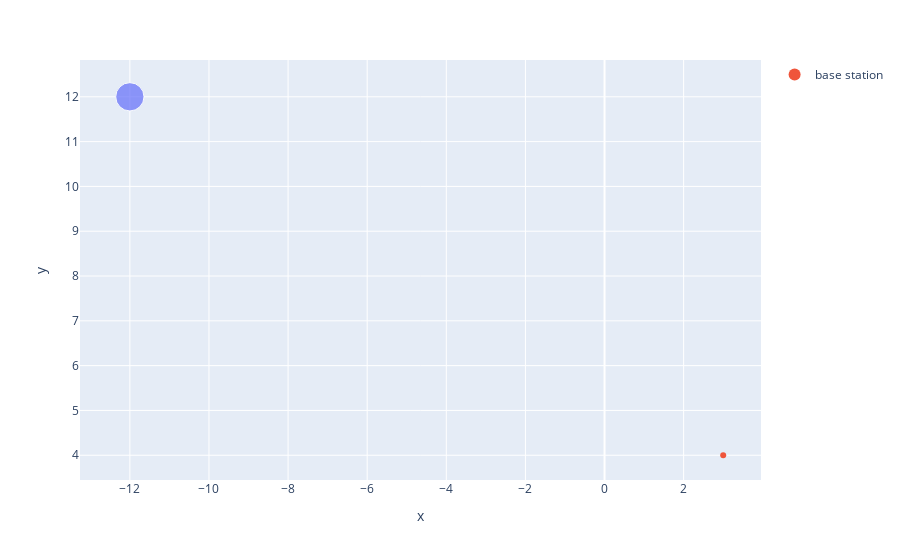

Write notebook code for a chart like this one.
### Code cell
fig = px.scatter(
    x = [o["x"] for o in objects],
    y = [o["y"] for o in objects],
    size = [o["r"] for o in objects],
)
fig.add_scatter(x=[radar_x], y=[radar_y], mode="markers", name="base station")
fig.show()

### Figure 1 — Plotly figure (JSON) as saved in the notebook; plotly's stock layout.template omitted (floating-point values rounded to 4 significant figures)
{"data": [{"hovertemplate": "x=%{x}<br>y=%{y}<br>size=%{marker.size}<extra></extra>", "legendgroup": "", "marker": {"color": "#636efa", "size": [4], "sizemode": "area", "sizeref": 0.01, "symbol": "circle"}, "mode": "markers", "name": "", "orientation": "v", "showlegend": false, "type": "scatter", "x": [-12], "xaxis": "x", "y": [12], "yaxis": "y"}, {"mode": "markers", "name": "base station", "type": "scatter", "x": [3], "y": [4]}], "layout": {"autosize": true, "legend": {"itemsizing": "constant", "tracegroupgap": 0}, "margin": {"t": 60}, "xaxis": {"anchor": "y", "autorange": true, "domain": [0, 1], "range": [-12.98, 3.876], "title": {"text": "x"}, "type": "linear"}, "yaxis": {"anchor": "x", "autorange": true, "domain": [0, 1], "range": [3.339, 13.2], "title": {"text": "y"}, "type": "linear"}}}
